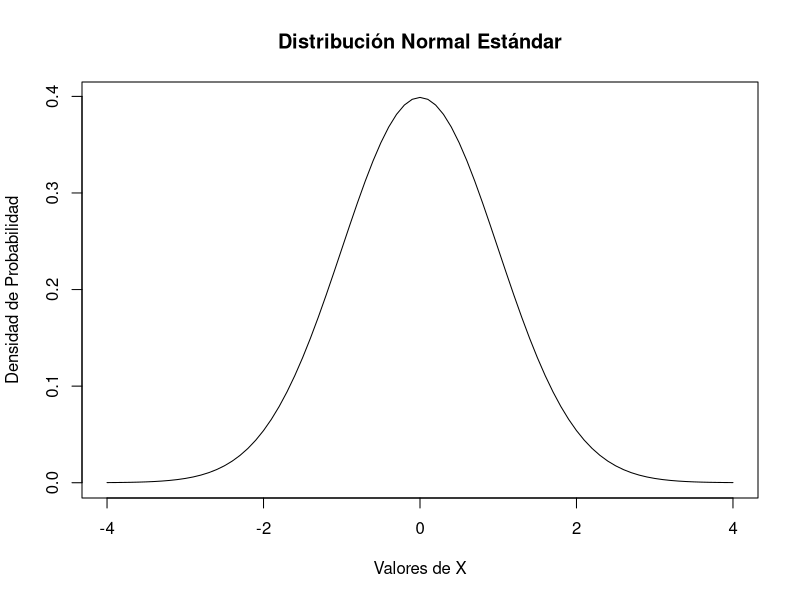

Write R code to recreate this figure.
# 1. Crear una secuencia de valores para el eje X
x <- seq(-4, 4, 0.1)

# 2. Calcular la densidad para una distribución normal estándar (media=0, sd=1)
y <- dnorm(x, 0, 1)

# 3. Dibujar la curva
plot(x, y, type = "l", main = "Distribución Normal Estándar",
     xlab = "Valores de X", ylab = "Densidad de Probabilidad")